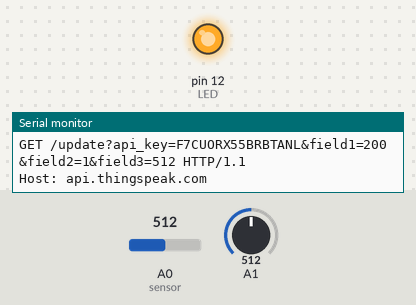
Simulated run of this sketch. Board: Arduino Uno, built with avr-gcc and run on an emulated ATmega328P. On the bench: output pins drawn as LEDs (lit = HIGH), the last lines printed to the serial monitor. Inputs (shaded band) come from the test bench; at power-on: A0 (sensor) = 512, A1 = 512.

Above: at 2.2 s.
2.3 s: A0 (sensor) set to 275
13.3 s: A0 (sensor) set to 255
At 24.1 s:
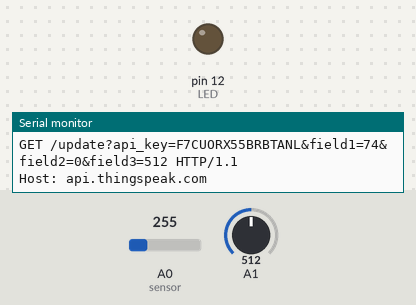
24.7 s: A0 (sensor) set to 306
At 35.5 s:
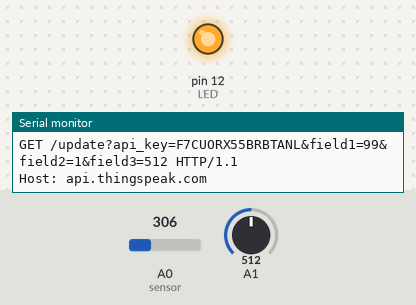
35.8 s: A0 (sensor) set to 122
At 46.8 s:
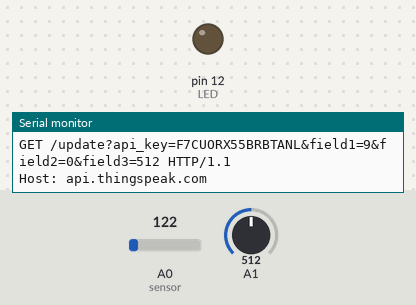
Timing chart, 0 to 47.9 s (numbered marks = the images above; inputs shaded):
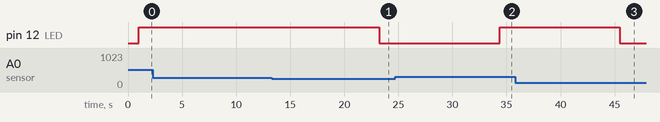

The sketch:

copy_of_copy_of_wifi_module_esp8266_1.ino
```cpp
float temperature; //variable temperature (degree Celsius)
float vout; //temporary variable sensor reading
float vout1;
int LED = 12;
int sensor_Input;

String ssid     = "Simulator Wifi";  // SSID to connect to
String password = ""; // Our virtual wifi has no password (so dont do your banking stuff on this network)
String host     = "api.thingspeak.com"; // website name API
const int httpPort   = 80;
// provide your API key below in between thr '=' sign and '&' sign
String uri     = "/update?api_key=F7CUORX55BRBTANL&field1=";

int setupESP8266(void) {
  // Start our ESP8266 Serial Communication
  Serial.begin(115200);   // Serial connection over USB to computer
  Serial.println("AT");   // Serial connection on Tx / Rx port to ESP8266
  //AT - Attention test at startup
  delay(10);        // Wait a little for the ESP to respond
  if (!Serial.find("OK")) return 1;

  // Connect to 123D Circuits Simulator Wifi
  Serial.println("AT+CWJAP=\"" + ssid + "\",\"" + password + "\"");
  //AT+CWJAP = "ssid","password" //Join network (set)
  delay(10);        // Wait a little for the ESP to respond
  if (!Serial.find("OK")) return 2;

  // Open TCP connection to the host:
  Serial.println("AT+CIPSTART=\"TCP\",\"" + host + "\"," + httpPort);
  // AT+CIPSTART=<type>,<addr>,<port> - Connect to socket server
  delay(50);        // Wait a little for the ESP to respond
  if (!Serial.find("OK")) return 3;

  return 0;
}

void postData(int temperature, int ledstatus, int sensor_Input)
{
  String httpPacket;
 // Construct our HTTP call
   httpPacket = "GET " + uri + String(temperature)  + "&field2=" + String(ledstatus) + "&field3=" + String(sensor_Input)+" HTTP/1.1\r\nHost: " + host + "\r\n\r\n";
  int length = httpPacket.length();
  // Send our message length
  Serial.print("AT+CIPSEND=");
  //execute Send data. For unvarnished transmission mode.
  Serial.println(length);
  delay(100);

  // Send our http request
  Serial.print(httpPacket);
  delay(10);
   if (!Serial.find("SEND OK\r\n")) return;
}
void setup() {
  setupESP8266();
  pinMode(A0,INPUT);
  pinMode(A1,INPUT);
  pinMode(LED, OUTPUT);
}

void loop() {
  vout=analogRead(A0); //Reading the value from sensor

//analogReference(DEFAULT);
//// convert analog values between 0 and 1023 with 5000mV/5V ADC
  vout1 = (vout/1023) * 5000;

  temperature=(vout1-500)/10;
  sensor_Input=analogRead(A1);

  //int temperature = map(analogRead(A0),-40,110,0,90);
  if (temperature>=80)
  {
    digitalWrite(LED,HIGH);
      postData(temperature,1,sensor_Input);
  }
  else
  {
    digitalWrite(LED,LOW);
      postData(temperature,0,sensor_Input);
  }
  //send data to thingspeak
  delay(10000);
}
```

Measured:
- the behaviour switches between 266 and 265 on A0 (sensor) (found by bisection; images 0 and 1)
- after the input at 13.3 s, pin 12 (LED): HIGH → LOW after 9.9 s
- after the input at 24.7 s, pin 12 (LED): LOW → HIGH after 9.7 s
- after the input at 35.8 s, pin 12 (LED): HIGH → LOW after 9.7 s
